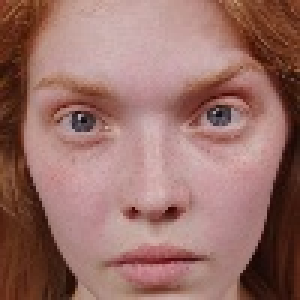
#> input picture Captura_rostros/Dataset/Carmen/carmen_110.jpg, 100 x 100 px (shown 3 times larger); its folder holds only this picture in this run
$ python E_Fisherfaces.py
#> lines starting #> are read from the running program, lines starting #| are printed output that depends on the picture
import cv2 as cv
import numpy as np
import os

data_set = "Dataset"
faces = sorted(
    d for d in os.listdir(data_set)
    if os.path.isdir(os.path.join(data_set, d))
)
print("Personas:", faces)

labels = []
faces_data = []
label = 0

for person in faces:
    person_path = os.path.join(data_set, person)
    for img_name in os.listdir(person_path):
        img = cv.imread(os.path.join(person_path, img_name), 0)
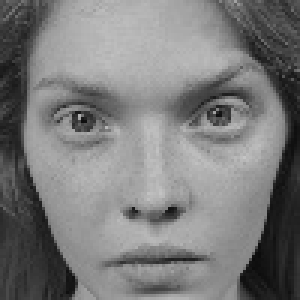
#> img: shape (100, 100) (shown 3 times larger); min 12, max 197, mean 122.9
        if img is None:
            continue
        labels.append(label)
        faces_data.append(img)
    label += 1
#> pass 2 of the loop `for person in faces:`:
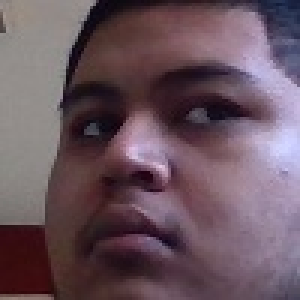
#> input picture Captura_rostros/Dataset/Diego/diego_103.jpg, 100 x 100 px (shown 3 times larger)
#> `img = cv.imread(os.path.join(person_path, img_name), 0)`:
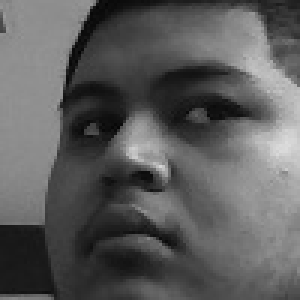
#> img: shape (100, 100) (shown 3 times larger); min 4, max 220, mean 92

face_recognizer = cv.face.FisherFaceRecognizer_create()
face_recognizer.train(faces_data, np.array(labels))
face_recognizer.write("DiegoFisherFace.xml")
print("Modelo escrito: DiegoFisherFace.xml")
